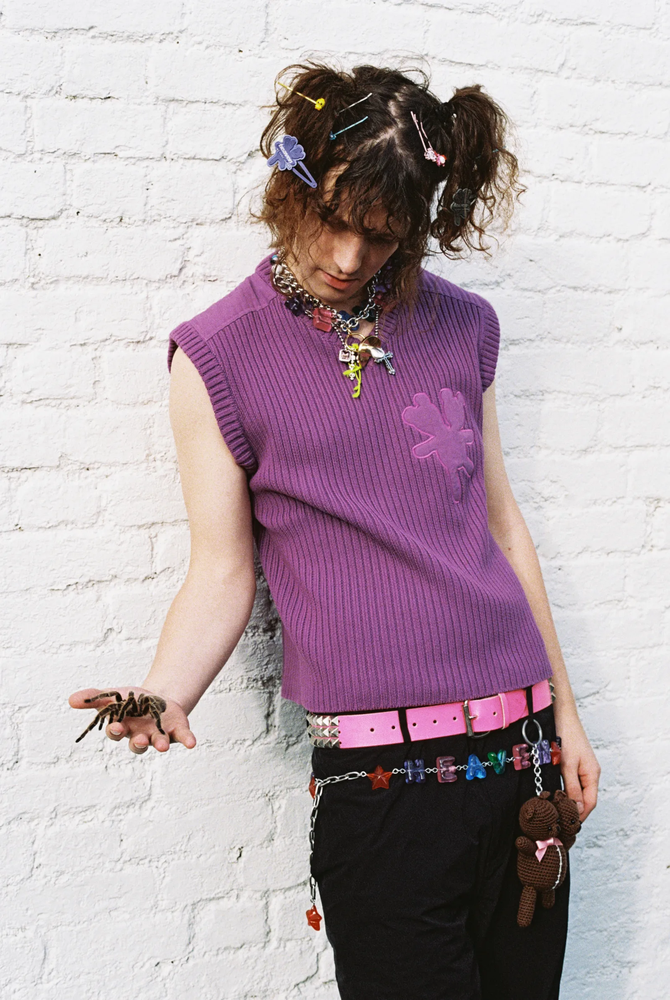
//> input picture ditherGameOfLife/bladee.png, 670 x 1000 px, shrunk from 1600 x 2388 before the run
$ ./ditherGameOfLife   (built with g++ and OpenCV 4)
//> lines starting //> are read from the running program, lines starting //| are printed output that depends on the picture; after the words box and inside, x2 and y2 are one past the last pixel; in counts of white or black regions, pixels touching at a corner belong together
#include <opencv2/opencv.hpp>
using namespace cv;

int qntVal(int input);

int main(void) {

	// Read image in GrayScale mode
	Mat image = imread("bladee.png", 0);
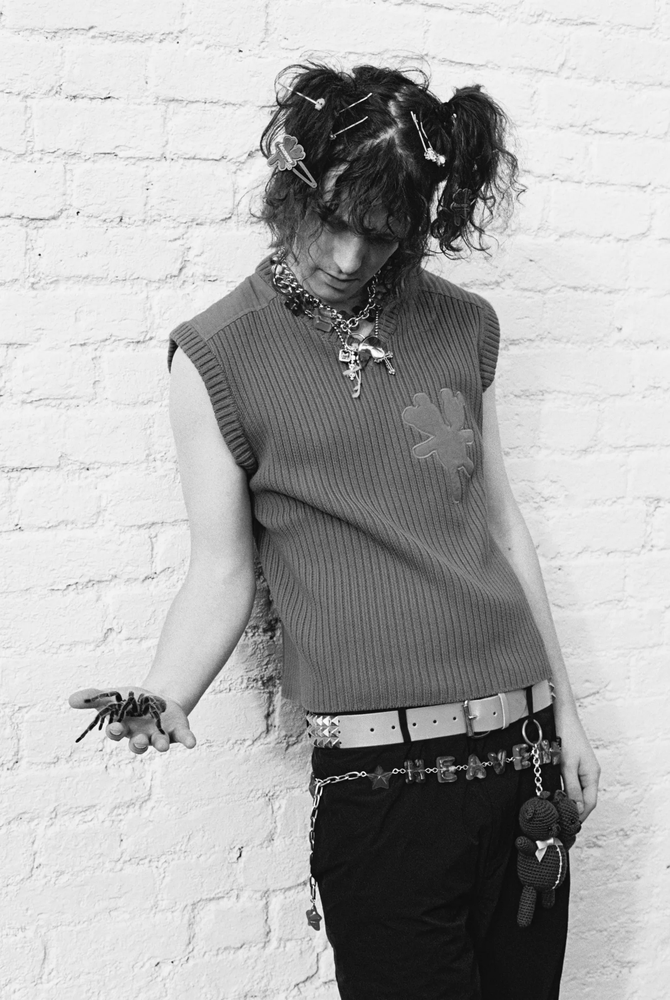
//> image: 1000 rows x 670 cols, CV_8UC1; min 0, max 255, mean 171.6
	Mat qnt_image = Mat::zeros(image.size(), image.type());
	Mat dith_image = image;

	// quantization code below

	for (int y = 0; y < image.rows; y++) {
		for (int x = 0; x < image.cols; x++) {
			if ((int)image.at<uchar>(y, x) < 128) {
				qnt_image.at<uchar>(y, x) = 0;
			}
			else {
				qnt_image.at<uchar>(y, x) = 255;
			}
		}
	}
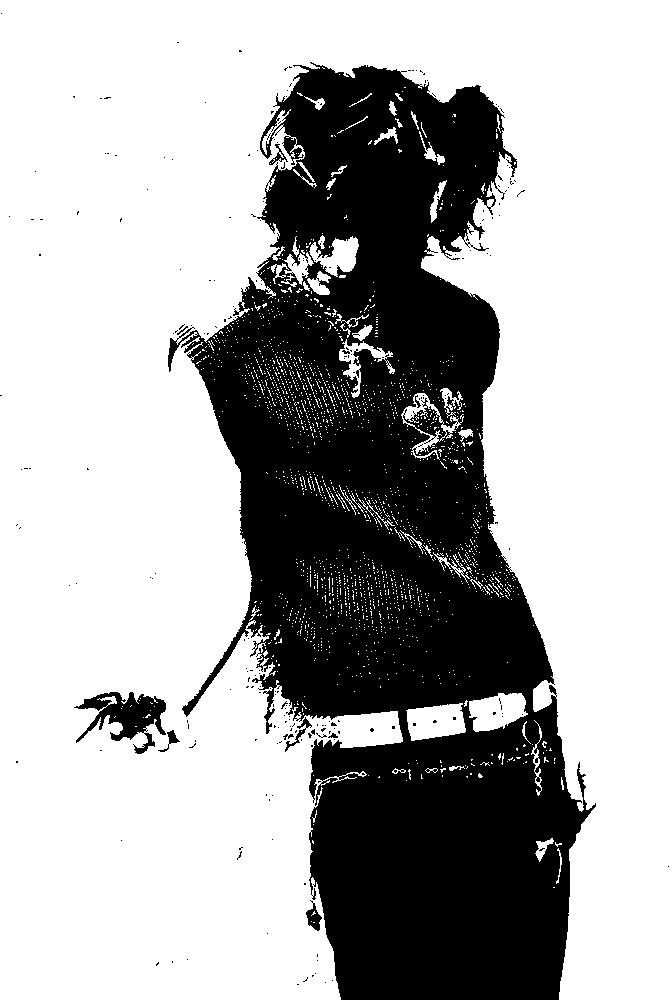
//> qnt_image: 1000 rows x 670 cols, CV_8UC1; 67.8% white; 239 black regions (229 under 20 px), largest, box (x1, y1, x2, y2) and area: (168, 62, 596, 1000) 211965, (74, 692, 166, 754) 2499, (306, 900, 322, 931) 233

	imwrite("bladeeQnt.png", qnt_image);

	// dithering code below

	int oldPixel{}, newPixel{}, qntError{};

	for (int y = 1; y < image.rows - 1; y++) {
		for (int x = 1; x < image.cols - 1; x++) {
			oldPixel = (int)image.at<uchar>(y, x);
			newPixel = qntVal(oldPixel);
			dith_image.at<uchar>(y, x) = newPixel;
			qntError = oldPixel - newPixel;
			dith_image.at<uchar>(y    , x + 1) = (int)dith_image.at<uchar>(y    , x + 1)
												+ (qntError * 7 / 16);
			dith_image.at<uchar>(y + 1, x - 1) = (int)dith_image.at<uchar>(y + 1, x - 1)
												+ (qntError * 3 / 16);
			dith_image.at<uchar>(y + 1, x    ) = (int)dith_image.at<uchar>(y + 1, x    )
												+ (qntError * 5 / 16);
			dith_image.at<uchar>(y + 1, x + 1) = (int)dith_image.at<uchar>(y + 1, x + 1)
												+ (qntError * 1 / 16);
		}
	}
//> this loop made 998 passes
//> (oldPixel, newPixel, qntError) on passes 1 to 3: (225, 255, -30), (195, 255, -60), (151, 255, -104)
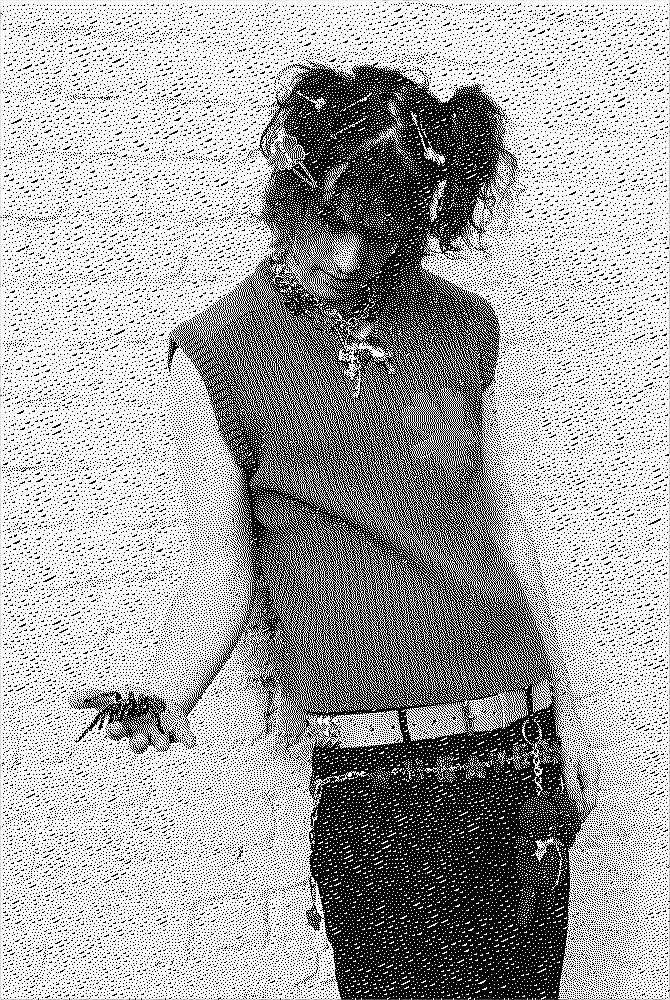
//> dith_image: 1000 rows x 670 cols, CV_8UC1; min 0, max 255, mean 169.7
//> after the loop, oldPixel = 222; newPixel = 255; qntError = -33

	// ^ still need to sort out borders and overflow

	imwrite("bladeeDith.png", dith_image);

	Mat prev_image = dith_image;
	Mat gol_image = dith_image;
	int nbrs{};
	bool live{};
	std::string fileName{};

	for (int i = 0; i < 48; i++) {
		for (int y = 1; y < prev_image.rows - 1; y++) {
			for (int x = 1; x < prev_image.cols - 1; x++) {
				nbrs = 0;
				live = false;
				if ((int)prev_image.at<uchar>(y, x) < 128) {
					live = true;
				}
				if ((int)prev_image.at<uchar>(y - 1, x - 1) < 128) {
					nbrs++;
				}
				if ((int)prev_image.at<uchar>(y - 1, x) < 128) {
					nbrs++;
				}
				if ((int)prev_image.at<uchar>(y - 1, x + 1) < 128) {
					nbrs++;
				}
				if ((int)prev_image.at<uchar>(y, x - 1) < 128) {
					nbrs++;
				}
				if ((int)prev_image.at<uchar>(y, x + 1) < 128) {
					nbrs++;
				}
				if ((int)prev_image.at<uchar>(y + 1, x - 1) < 128) {
					nbrs++;
				}
				if ((int)prev_image.at<uchar>(y + 1, x    ) < 128) {
					nbrs++;
				}
				if ((int)prev_image.at<uchar>(y + 1, x + 1) < 128) {
					nbrs++;
				}
				if (nbrs == 3) {
					gol_image.at<uchar>(y, x) = 0;
				}
				else if (nbrs == 2 && live) {
					gol_image.at<uchar>(y, x) = 0;
				}
				else {
					gol_image.at<uchar>(y, x) = 255;
				}
			}
		}
		fileName = "BladeeGol";
		fileName += std::to_string(i);
		fileName += ".png";
		imwrite(fileName, gol_image);
		prev_image = gol_image;
	}
//> this loop made 48 passes
//> nbrs on passes 1 to 12: 0, 0, 0, 0, 0, 0, 0, 0, 0, 0, 0, 0
//> pass 1, `imwrite(fileName, gol_image);`:
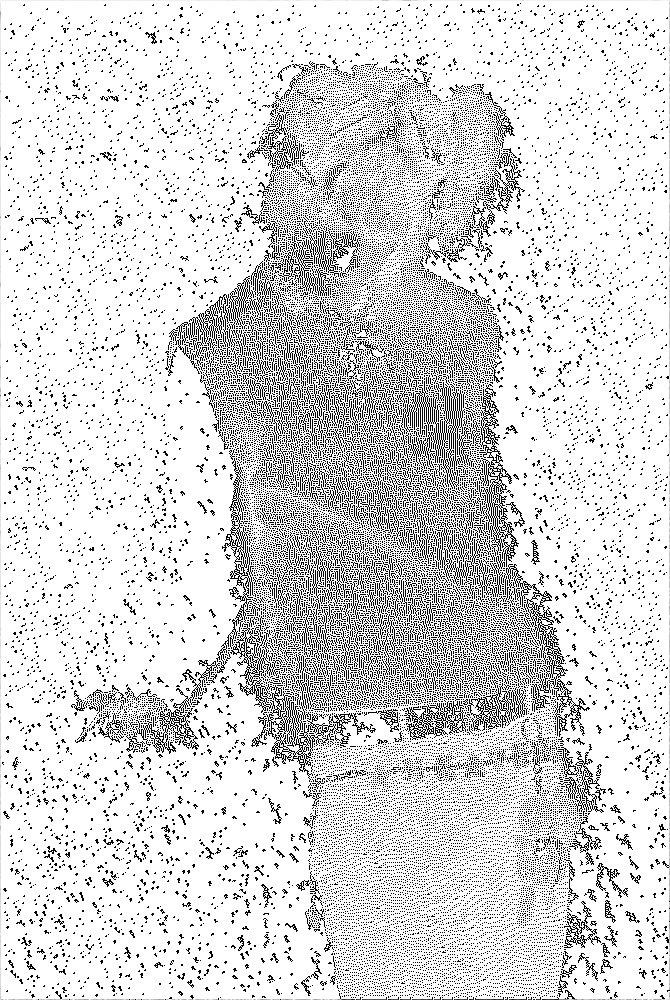
//> saved as BladeeGol0.png: 1000 rows x 670 cols, CV_8UC1; min 0, max 255, mean 216
//> pass 2, `imwrite(fileName, gol_image);`:
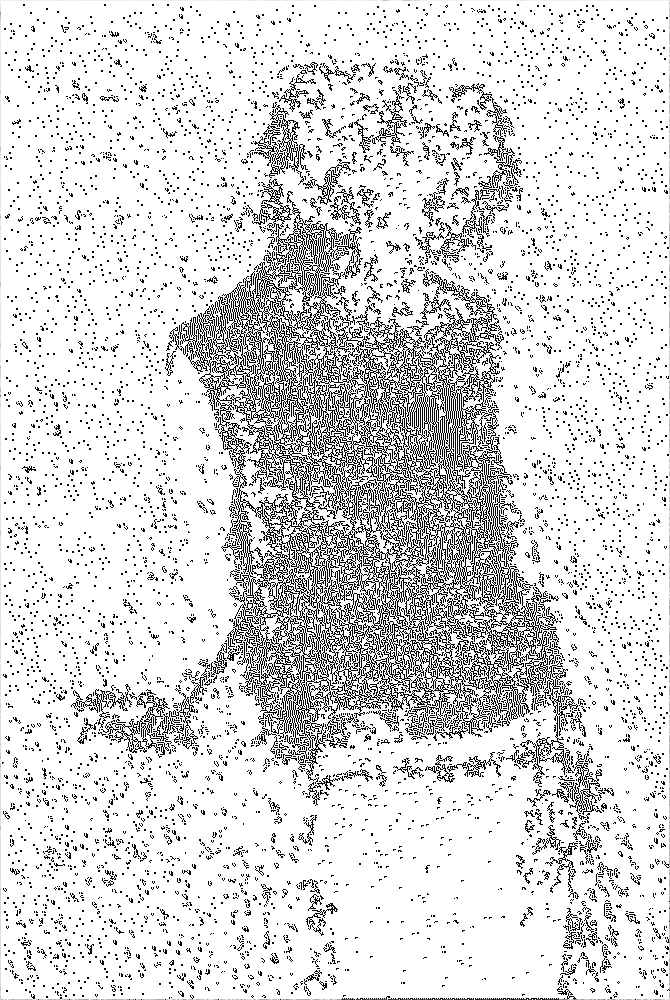
//> saved as BladeeGol1.png: 1000 rows x 670 cols, CV_8UC1; min 0, max 255, mean 217.2
//> pass 3, `prev_image = gol_image;`:
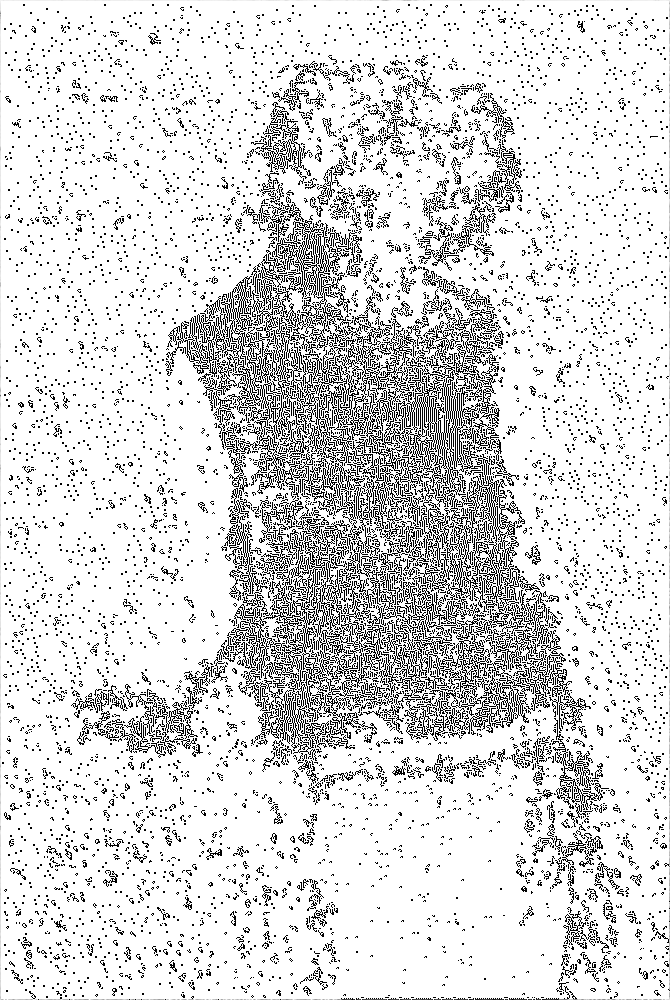
//> prev_image: 1000 rows x 670 cols, CV_8UC1; min 0, max 255, mean 217.5
//> after the loop:
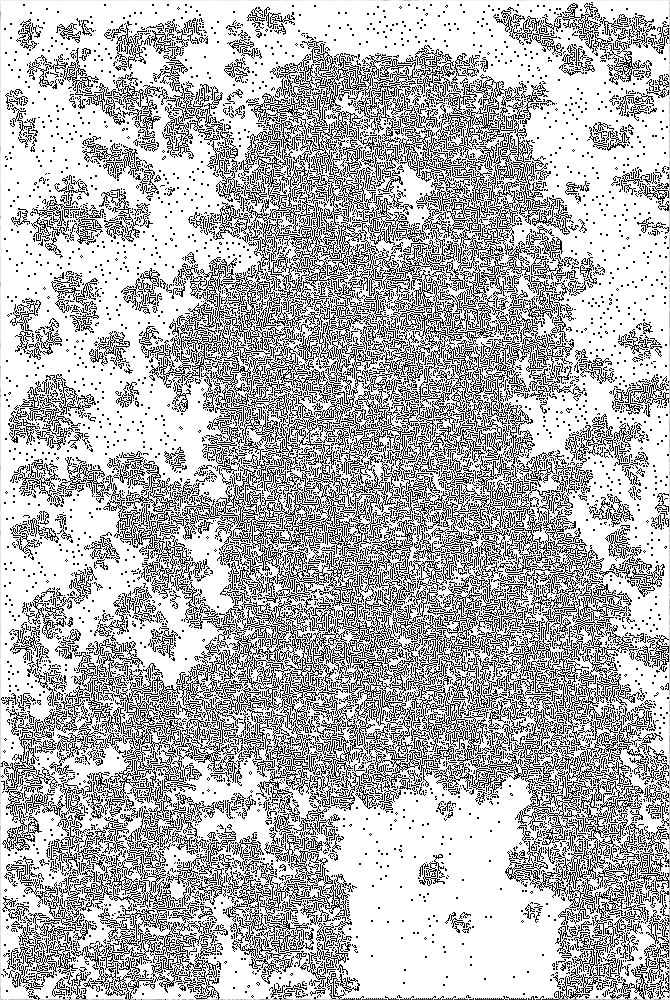
//> gol_image: 1000 rows x 670 cols, CV_8UC1; min 0, max 255, mean 182.1
//> after the loop, nbrs = 1; live = false; fileName = "BladeeGol47.png"

	return 0;
}

int qntVal(int input) {
	if (input < 128) {
		return 0;
	}
	else {
		return 255;
	}
}
